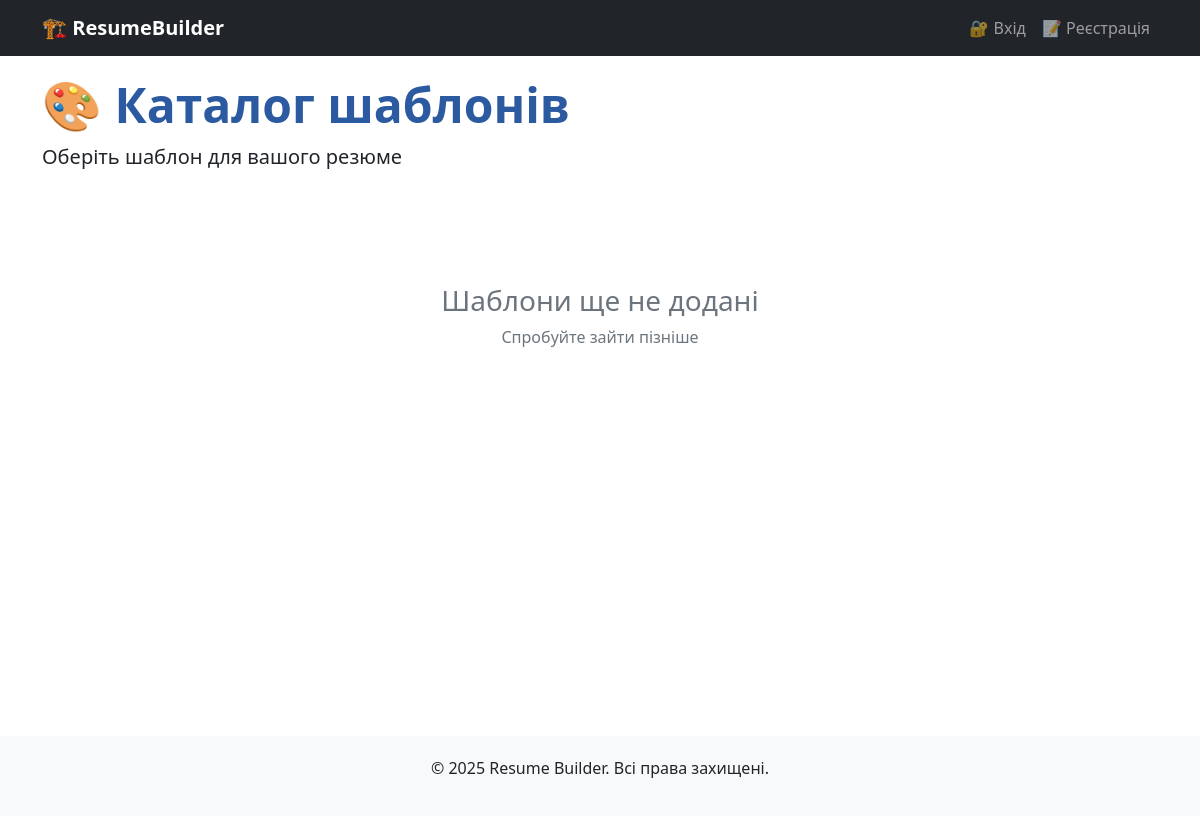
Before: /templates/ with the older database file.
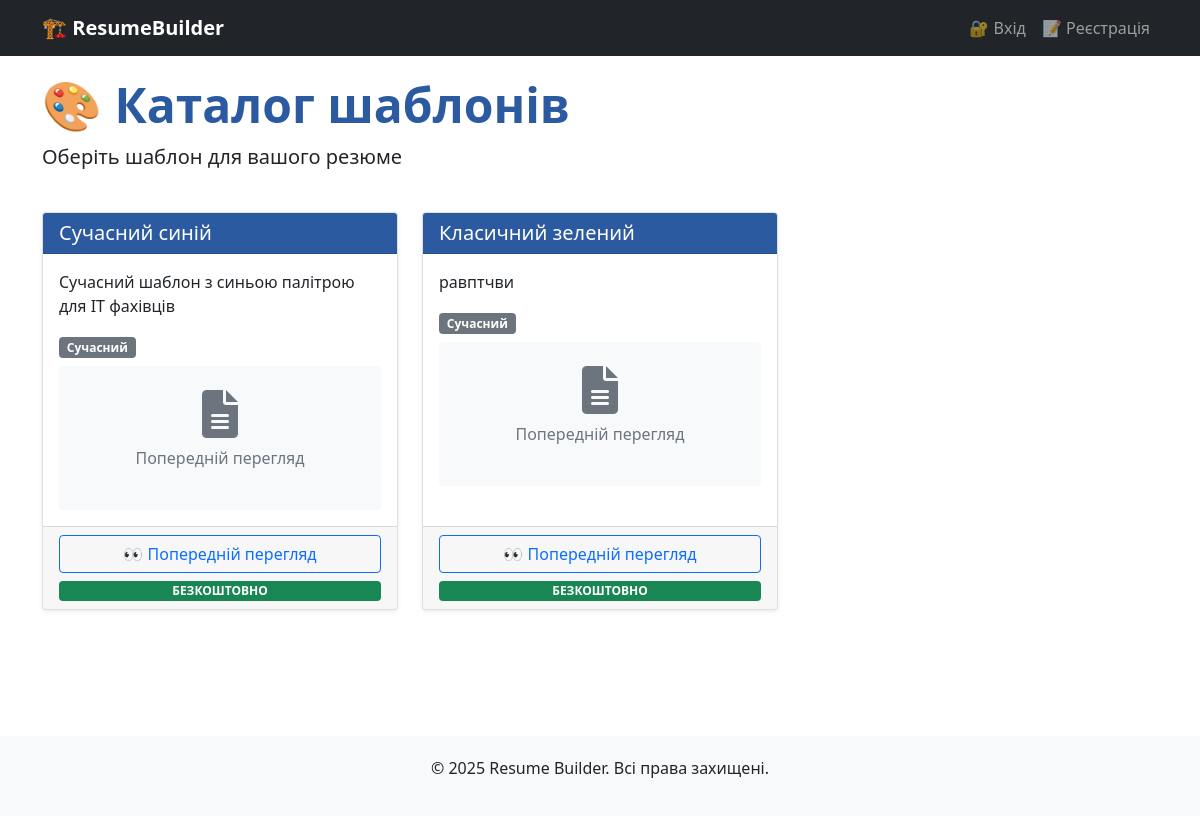
After: the same page with the newer database file.
### resumes/models.py (models this page shows, shortened)
class ResumeTemplate(models.Model):
    TEMPLATE_TYPES = [
        ('modern', 'Сучасний'),
        ('classic', 'Класичний'),
        ('creative', 'Креативний'),
        ('minimal', 'Мінімалістичний'),
    ]
    name = models.CharField(max_length=100, verbose_name="Назва шаблону")
    description = models.TextField(verbose_name="Опис")
    template_type = models.CharField(max_length=20, choices=TEMPLATE_TYPES, default='modern', verbose_name="Тип шаблону")
    preview_image = models.ImageField(upload_to='template_previews/', blank=True, null=True, verbose_name="Зображення перегляду")
    html_template = models.TextField(verbose_name="HTML шаблон")
    css_styles = models.TextField(verbose_name="CSS стилі")
    is_active = models.BooleanField(default=True, verbose_name="Активний")
    is_premium = models.BooleanField(default=False, verbose_name="Преміум")
    price = models.DecimalField(max_digits=6, decimal_places=2, default=0, verbose_name="Ціна")
    created_at = models.DateTimeField(auto_now_add=True)
    class Meta:
        verbose_name = "Шаблон резюме"
        verbose_name_plural = "Шаблони резюме"

### resumes/views.py (the view)
# urls.py: path('templates/', views.template_catalog, name='template_catalog'),
def template_catalog(request):
    templates = ResumeTemplate.objects.filter(is_active=True)
    return render(request, 'resumes/template_catalog.html', {'templates': templates})

### templates/resumes/template_catalog.html (shortened to what this page needs)
{% extends 'base.html' %}
{% block content %}
<div class="container">
    <div class="row mb-4">
        <div class="col-12">
            <h1 class="display-5 fw-bold text-primary">🎨 Каталог шаблонів</h1>
            <p class="lead">Оберіть шаблон для вашого резюме</p>
        </div>
    </div>
    <div class="row">
        {% for template in templates %}
        <div class="col-lg-4 col-md-6 mb-4">
            <div class="card h-100 shadow-sm">
                <div class="card-header bg-{% if template.is_premium %}warning{% else %}primary{% endif %} text-white">
                    <h5 class="mb-0">{{ template.name }}</h5>
                </div>
                <div class="card-body">
                    <p class="card-text">{{ template.description }}</p>
                    <div class="mb-2">
                        <span class="badge bg-secondary">{{ template.get_template_type_display }}</span>
                    </div>
                    {% if template.preview_image %}
                    <img src="{{ template.preview_image.url }}" class="card-img-top mb-3" alt="{{ template.name }}">
                    {% else %}
                    <div class="text-center py-4 bg-light rounded">
                        <i class="fas fa-file-alt fa-3x text-muted"></i>
                        <p class="mt-2 text-muted">Попередній перегляд</p>
                    </div>
                    {% endif %}
                </div>
                <div class="card-footer">
                    <div class="d-grid gap-2">
                        <a href="{% url 'template_preview' template.id %}" class="btn btn-outline-primary">
                            👀 Попередній перегляд
                        </a>
                        {% if template.is_premium %}
                        <button class="btn btn-warning" disabled>
                            💰 {{ template.price }} ₴
                        </button>
                        {% else %}
                        <span class="badge bg-success">БЕЗКОШТОВНО</span>
                        {% endif %}
                    </div>
                </div>
            </div>
        </div>
        {% empty %}
        <div class="col-12 text-center py-5">
            <h3 class="text-muted">Шаблони ще не додані</h3>
            <p class="text-muted">Спробуйте зайти пізніше</p>
        </div>
        {% endfor %}
    </div>
</div>
{% endblock %}

Changed rows visible on the page:
added ResumeTemplate: name "Сучасний синій", description "Сучасний шаблон з синьою палітрою для IT фахівців", template_type "Сучасний", preview_image "Попередній перегляд", is_premium "БЕЗКОШТОВНО"
added ResumeTemplate: name "Класичний зелений", description "равптчви", template_type "Сучасний", preview_image "Попередній перегляд", is_premium "БЕЗКОШТОВНО"
Other visible differences:
text no longer shown: "Шаблони ще не додані Спробуйте зайти пізніше"
